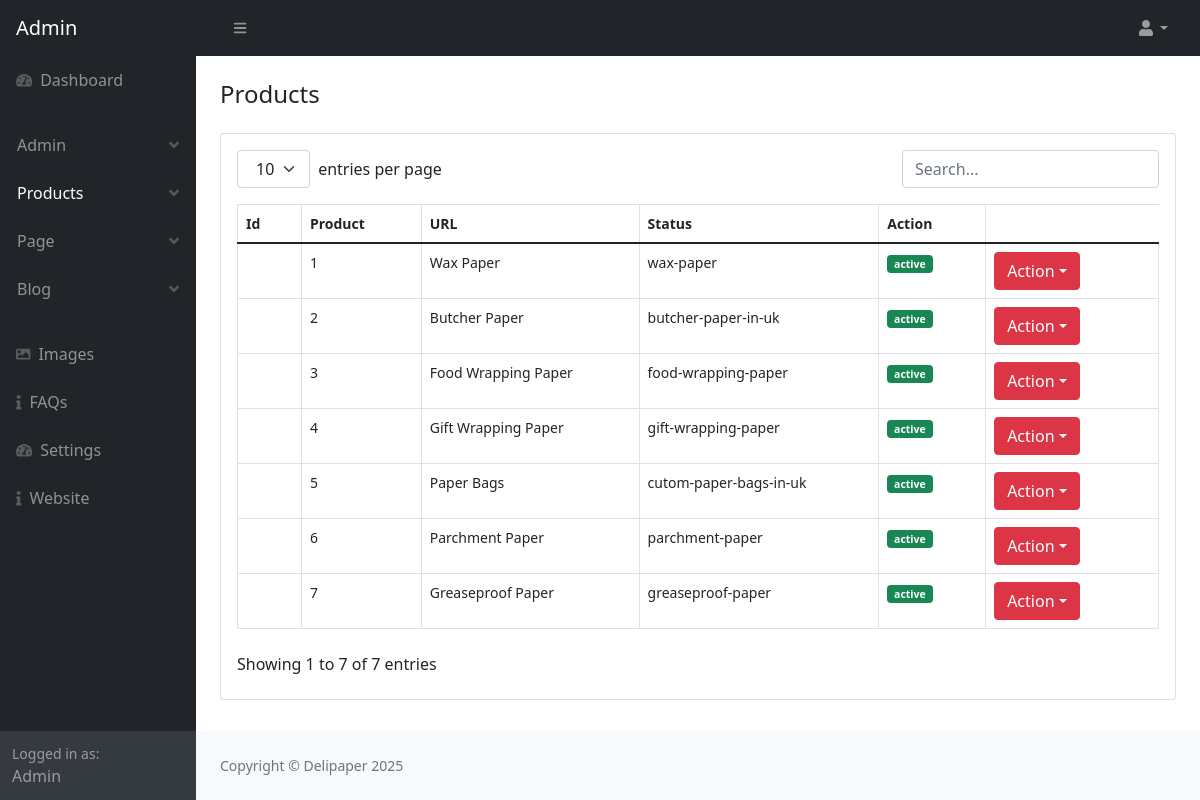
Before: /admin/product_view.php (signed in) with the older database file.
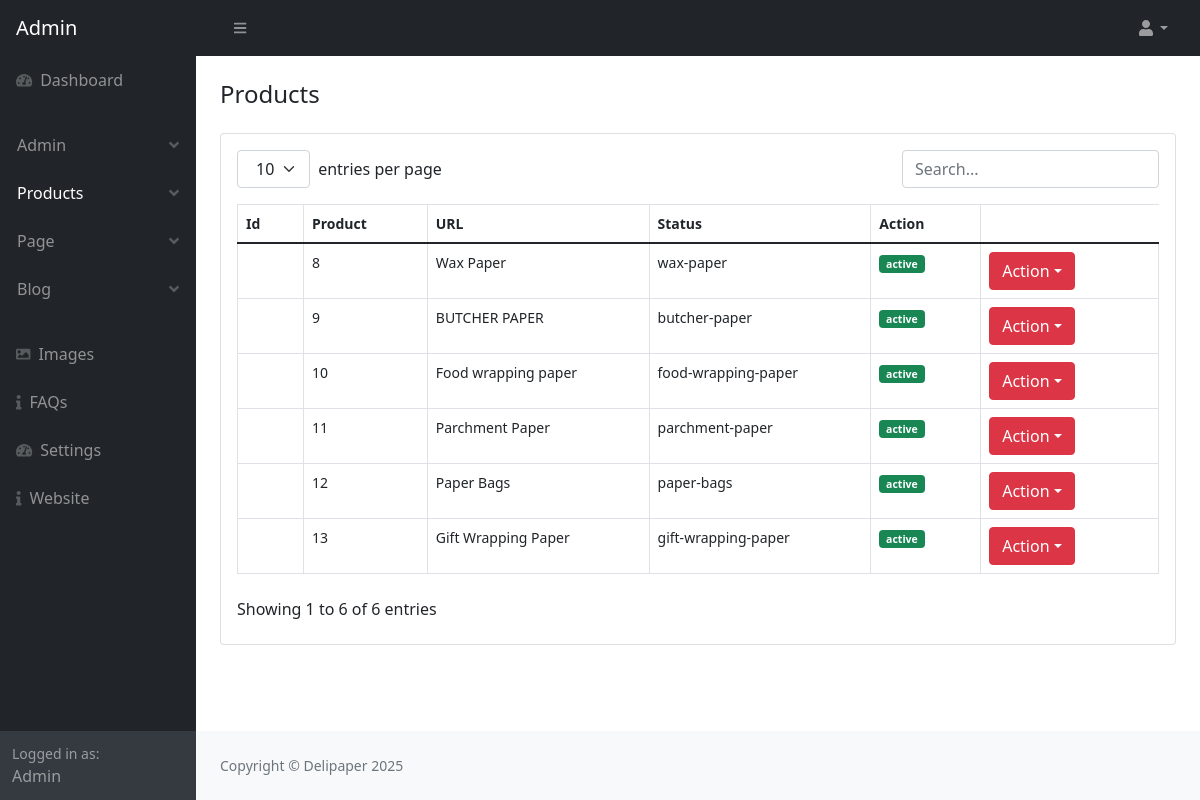
After: the same page with the newer database file.
### tables this page shows
CREATE TABLE `product` (
  `product_id` int(11) NOT NULL AUTO_INCREMENT,
  `product_name` varchar(255) NOT NULL,
  `product_url` varchar(255) DEFAULT NULL,
  `product_short_description` text NOT NULL,
  `product_content` text DEFAULT NULL,
  `product_thumbnail` varchar(255) DEFAULT NULL,
  `product_image1` varchar(500) NOT NULL,
  `product_image2` varchar(500) NOT NULL,
  `product_meta_title` varchar(255) DEFAULT NULL,
  `product_meta_description` text DEFAULT NULL,
  `product_meta_keywords` text DEFAULT NULL,
  `product_status` enum('active','inactive') DEFAULT 'active',
  `created_at` timestamp NOT NULL DEFAULT current_timestamp(),
  `updated_at` timestamp NOT NULL DEFAULT current_timestamp() ON UPDATE current_timestamp(),
  `product_index` varchar(255) NOT NULL,
  PRIMARY KEY (`product_id`)
);

CREATE TABLE `setting` (
  `setting_id` int(11) NOT NULL AUTO_INCREMENT,
  `website_title` varchar(500) NOT NULL,
  `website_url` varchar(500) NOT NULL,
  `website_logo` varchar(500) NOT NULL,
  `website_favicon` varchar(500) NOT NULL,
  `website_head_code` text NOT NULL,
  `ad_code_one` text NOT NULL,
  `ad_code_two` text NOT NULL,
  `ad_code_three` text NOT NULL,
  `footer_text` text NOT NULL,
  `facebook` varchar(255) NOT NULL,
  `twitter` varchar(255) NOT NULL,
  `instagram` varchar(25) NOT NULL,
  `pinterest` varchar(255) NOT NULL,
  PRIMARY KEY (`setting_id`)
);

### admin/product_view.php (the view, shortened to what this page needs)
<?php
$page = "product";
require_once('parts/top.php'); ?>
</head>
<body class="sb-nav-fixed">
    <?php require_once('parts/navbar.php'); ?>
    <div id="layoutSidenav">
        <?php require_once('parts/sidebar.php'); ?>
        <div id="layoutSidenav_content" class="">
            <main class="">
                <div class="container-fluid  px-4">
                    <div class="page-header">
                        <div class="col-12 mt-4 mb-4">
                            <h4 class="mb-3">Products</h4>
                        </div>
                    </div>
                    <div class="card mb-3 bg-white">
                        <div class="card-body ">
                            <table id="datatablesSimple" class="table table-hover table-sm table-responsive">
                                <thead>
                                    <tr>
                                        <th>Id</th>
                                        <th>Product</th>
                                        <th>URL</th>
                                        <th>Status</th>
                                        <th>Action</th>
                                    </tr>
                                </thead>
                                <tbody>
                                    <?php
                                    require_once('parts/db.php');
                                    $select = "SELECT * FROM product";
                                    $run = mysqli_query($conn, $select);
                                    while ($row = mysqli_fetch_array($run)) {
                                        $product_id = $row['product_id'];
                                        $product_name = $row['product_name'];
                                        $product_url = $row['product_url'];
                                        $product_status = $row['product_status'];
                                        $product_thumbnail = $row['product_thumbnail'];
                                        if ($product_status == "active") {
                                            $color = "success";
                                        } else if ($product_status == "inactive") {
                                            $color = "danger";
                                        }
                                    ?>
                                    <tr>
                                        <td><img src="assets/img/<?php echo $product_thumbnail;?>" height="35px" alt="">
                                        </td>
                                        <td><?php echo $product_id; ?></td>
                                        <td><?php echo $product_name; ?></td>
                                        <td><?php echo $product_url; ?></td>
                                        <td>
                                            <span
                                                class="badge bg-<?php echo $color; ?>"><?php echo $product_status; ?></span>
                                        </td>
                                        <td>
                                            <ul class="navbar-nav ms-auto ms-md-0 me-3 me-lg-4">
                                                <li class="nav-item dropdown">
                                                    <button class="btn btn-danger dropdown-toggle" id="navbarDropdown"
                                                        href="#" role="button" data-bs-toggle="dropdown"
                                                        aria-expanded="false">Action</i></button>
                                                </li>
                                            </ul>
                                        </td>
                                    </tr>
                                    <?php    } ?>
                                </tbody>
                            </table>
                        </div>
                    </div>
            </main>
            <?php require_once('parts/footer.php'); ?>
        </div>
    </div>
</body>
</html>

### admin/parts/top.php (shortened to what this page needs)
<?php
require_once('parts/db.php');
	if(!isset($_SESSION['admin_email'])){
		echo "<script>window.open('login.php','_self');</script>";
	}else{
		$admin_email = $_SESSION['admin_email'];
		  $select_admin = "SELECT * FROM admin WHERE admin_email='$admin_email' ";
                    $run_admin = mysqli_query($conn,$select_admin);
                    $row_admin = mysqli_fetch_array($run_admin);
						$admin_name = $row_admin['admin_name'];
						$admin_role = $row_admin['admin_role'];
	}
				$select_setting = "SELECT * FROM setting ";
				$run_setting = mysqli_query($conn,$select_setting);
				$row_setting = mysqli_fetch_array($run_setting);
					$website_title = $row_setting['website_title'];
?>
<!DOCTYPE html>
<html lang="en">
<head>
    <link href="https://cdn.jsdelivr.net/npm/simple-datatables@latest/dist/style.css" rel="stylesheet" />
    <link href="css/styles.css" rel="stylesheet" />

### admin/parts/navbar.php (shortened to what this page needs)
<nav class="sb-topnav navbar navbar-expand navbar-dark bg-dark">
    <a class="navbar-brand ps-3" href="index.php">Admin</a>
    <button class="btn btn-link btn-sm order-1 order-lg-0 me-4 me-lg-0" id="sidebarToggle" href="#!"><i
            class="fas fa-bars"></i></button>
    <ul class="navbar-nav ms-auto ms-md-0 me-3 me-lg-4">
        <li class="nav-item dropdown">
            <a class="nav-link dropdown-toggle" id="navbarDropdown" href="#" role="button" data-bs-toggle="dropdown"
                aria-expanded="false"><i class="fas fa-user fa-fw"></i></a>
        </li>
    </ul>
</nav>

### admin/parts/sidebar.php (shortened to what this page needs)
<div id="layoutSidenav_nav">
    <nav class="sb-sidenav accordion sb-sidenav-dark" id="sidenavAccordion">
        <div class="sb-sidenav-menu">
            <div class="nav">
                <?php
                       if ($admin_role == "admin") {
                       ?>
                <a class="nav-link" href="index.php">
                    <div class="sb-nav-link-icon"><i class="fas fa-tachometer-alt"></i></div>
                    Dashboard
                </a>
                <?php }?>
                <ul class="navbar-nav p-3 btn ">
                    <?php
                       if ($admin_role == "admin") {
                       ?>
                    <li class="nav-item  dropdown">
                        <a class="nav-link <?php if ($page == "admin") {
                                                   echo "active";
                                               } ?> dropdown " id="navbarDropdown" href="#" role="button"
                            data-bs-toggle="dropdown" aria-expanded="false">Admin<div
                                class="sb-sidenav-collapse-arrow"><i class="fas fa-angle-down"></i></div></a>
                    </li>
                    <li class="nav-item dropdown">
                        <a class="nav-link <?php if ($page == "product") {
                                                   echo "active";
                                               } ?> dropdown " id="navbarDropdown" href="#" role="button"
                            data-bs-toggle="dropdown" aria-expanded="false">Products<div
                                class="sb-sidenav-collapse-arrow"><i class="fas fa-angle-down"></i></div></a>
                    </li>
                    <li class="nav-item dropdown">
                        <a class="nav-link <?php if ($page == "page") {
                                                   echo "active";
                                               } ?> dropdown " id="navbarDropdown" href="#" role="button"
                            data-bs-toggle="dropdown" aria-expanded="false">Page<div
                                class="sb-sidenav-collapse-arrow"><i class="fas fa-angle-down"></i></div></a>
                    </li>
                    <?php } ?>
                    <li class="nav-item dropdown">
                        <a class="nav-link <?php if ($page == "post") {
                                               echo "active";
                                           } ?> dropdown" id="navbarDropdown" href="#" role="button"
                            data-bs-toggle="dropdown" aria-expanded="false">Blog<div
                                class="sb-sidenav-collapse-arrow"><i class="fas fa-angle-down"></i></div></a>
                    </li>
                </ul>
                <a class="nav-link <?php if ($page == "image") {
                                       echo "active";
                                   } ?>" href="image_add.php">
                    <div class="sb-nav-link-icon"><i class="fas fa-image"></i></div>
                    Images
                </a>
                <?php
                   if ($admin_role == "admin") {
                   ?>
                <a class="nav-link <?php if ($page == "faq") {
                                           echo "active";
                                       } ?>" href="faq.php">
                    <div class="sb-nav-link-icon"><i class="fas fa-info"></i></div>
                    FAQs
                </a>
                <a class="nav-link <?php if ($page == "setting") {
                                           echo "active";
                                       } ?>" href="setting.php">
                    <div class="sb-nav-link-icon"><i class="fas fa-tachometer-alt"></i></div>
                    Settings
                </a>
                <a class="nav-link" href="../index.php">
                    <div class="sb-nav-link-icon"><i class="fas fa-info"></i></div>
                    Website
                </a>
                <?php } ?>
            </div>
        </div>
        <div class="sb-sidenav-footer">
            <div class="small">Logged in as:</div>
            <?php echo ucfirst($admin_name); ?>
        </div>
    </nav>
</div>

### admin/parts/footer.php
<footer class="py-4 bg-light mt-auto">
    <div class="container-fluid px-4">
        <div class="d-flex align-items-center justify-content-between small">
            <div class="text-muted">Copyright &copy; <?php echo $website_title; ?> <?php echo  date("Y"); ?></div>
        </div>
    </div>
</footer>

Changed rows visible on the page:
removed product: product_id "1", product_name "Wax Paper", product_url "wax-paper", product_status "active"
removed product: product_id "2", product_name "Butcher Paper", product_url "butcher-paper-in-uk", product_status "active"
removed product: product_id "3", product_name "Food Wrapping Paper", product_url "food-wrapping-paper", product_status "active"
removed product: product_id "4", product_name "Gift Wrapping Paper", product_url "gift-wrapping-paper", product_status "active"
removed product: product_id "5", product_name "Paper Bags", product_url "cutom-paper-bags-in-uk", product_status "active"
removed product: product_id "6", product_name "Parchment Paper", product_url "parchment-paper", product_status "active"
removed product: product_id "7", product_name "Greaseproof Paper", product_url "greaseproof-paper", product_status "active"
added product: product_id "8", product_name "Wax Paper", product_url "wax-paper", product_status "active"
added product: product_id "9", product_name "BUTCHER PAPER", product_url "butcher-paper", product_status "active"
added product: product_id "10", product_name "Food wrapping paper", product_url "food-wrapping-paper", product_status "active"
added product: product_id "11", product_name "Parchment Paper", product_url "parchment-paper", product_status "active"
added product: product_id "12", product_name "Paper Bags", product_url "paper-bags", product_status "active"
added product: product_id "13", product_name "Gift Wrapping Paper", product_url "gift-wrapping-paper", product_status "active"
Other visible differences:
text written by a page script: "entries per page Showing 1 to 7 of 7 entries" → "entries per page Showing 1 to 6 of 6 entries"
